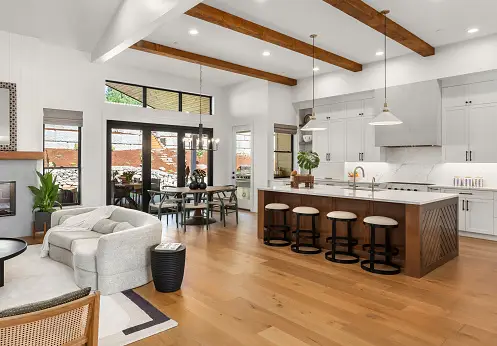
#> input picture Image-Encryption-using-Latin-Square-Matrix-and-Logistic-Map/test_images/ab.jpg, 497 x 346 px, found by its file name
$ python mainBackend2.py
#> lines starting #> are read from the running program, lines starting #| are printed output that depends on the picture
import os
from numpy import array,random,shape,array_split,transpose,sort,flipud,fliplr,zeros
from operator import xor
from skimage import io
from skimage.color import rgb2gray
from PIL import Image
import numpy as np
import os
from matplotlib.pyplot import imshow
import matplotlib.pyplot as plt
import cv2
import random as rd
from math import log
from tqdm import tqdm

def dec2hex(string, length):
    #function to convert decimal string to hexadecimal string
    hex_string = ''
    if len(hex(string)) < length: hex_string = hex(string)[:2]+'0'*(8-len(hex(string)))+hex(string)[3:]
    else: hex_string = hex(string)
    return hex_string

def RandomKey(P):
    K = []
    r = []
    sr = ''
    r_ = random.rand(1,256)
    for i in range(256): r.append(round(r_[0][i]))
    for i in range(256): r[i] = str(r[i])[0]
    for i in range(1,9): K.append(dec2hex(int(sr.join(r[((i-1)*32):i*32]),2),8));l=P
    return (array(K),l)

def blockproc(matrix,sec,fun):
    #function to apply a particular function to blocks of a matrix
    blocks = []
    matrix_bp = [[]]
    matrix_b = [[] for i in range(256)]
    if sec == 8:
        blocks = array_split(matrix,sec)
        for block in blocks:
            m = fun(block[0])
            matrix_bp[0].append(m)
        matrix_bp = array(matrix_bp)
        return matrix_bp

    if sec == 256:
        blocks = array_split(matrix,sec)
        for block in blocks:
            m = fun(block)
            for x in range(256): matrix_b[x].append(m[x][0])
        matrix_b = array(matrix_b)
        return matrix_b

def KeyedLatin(K,m):
    a = 1664525
    c = 1013904223 #LCG parameters suggested in Numerical Recipe
    #Linear Congruential Generator (LCG) PRNG
    lcg = lambda q: (a * q + c) %2**32

    #Latin Square Generator (LSG) using Row-Shiftings
    lsg_r = lambda qSeed, v: (qSeed+v) %256
    lsg = lambda qSeed, qShift: blockproc(qShift, 256, lambda v: lsg_r(qSeed,v))

    ## Define Key Conversions
    # Convert Hex Key string to dec sequence
    key_hex_bin = lambda K: blockproc(K,8,lambda k: int(str(k),16))

    ##Generate n Latin squares of order 256
    KDec = key_hex_bin(K) #KDec is a 1x8 array
    L = []
    for n in range(m):
        q = []
        for i in range(64):
            if i == 0: q.append(lcg(KDec))
            else: q.append(lcg(q[i-1]))
        Q1 = []
        Q2 = []
        for x in range(32):
            for y in range(8): Q1.append(q[x][0][y])
        for x in range(32,64):
            for y in range(8): Q2.append(q[x][0][y])

        KDec = q[-1]    #update Key
        Qseed =  sort(Q1) #a 256-element LCG sequence
        Qshift = sort(Q2) #a 256-element LCG sequence
        Qseed = array([Qseed])
        Qshift = array(Qshift)

        L.append(lsg(transpose(Qseed),Qshift))
    return array(L)

def LatinSq_Whitening(inputMatrix,L,opt):
    if opt == None: opt = 'encryption'

    if opt == 'encryption':
        if L[0][0]%3 == 1: inputMatrix = flipud(inputMatrix) #flip the matrix upside down
        if L[0][0]%3 == 2: inputMatrix = fliplr(inputMatrix) #flip the matrix leftside right
        output = (inputMatrix+L)%256

    if opt == 'decryption':
        output = (inputMatrix-L)%256
        if L[0][0]%3 == 1: output = flipud(output)
        if L[0][0]%3 == 2: output = fliplr(output)
    return output

def LatinSq_Permutation(input, L, opt):
    if opt == None: opt = 'encryption'
    output = zeros((256,256),dtype='int')
    tmp = zeros((256,256),dtype='int')
    if opt == 'encryption':
        for i in range(256): tmp[i,:] = input[i,L[i,:]] #row permutations
        for i in range(256): output[:,i] = tmp[L[:,i],i] #column permutations

    if opt == 'decryption':
        for i in range(256): tmp[L[:,i],i] = input[0:256,i]
        for i in range(256): output[i,L[i,:]] = tmp[i,0:256]
    return output

def bitget(x,y):
    bit = int(bin(x[0][y])[2:])
    return bit

def LatinSqEnc2(P,K=None):
    #Generate a random key
    if K == None:
        K_ = None
        K = RandomKey(P)
        opt = 'NPE'

    #Probabilistic encryption
    #Generate a random 256x256 Latin
    M_ = random.rand(shape(P)[0],shape(P)[1])
    M = [[] for i in range(256)]
    for x in range(256):
        for y in range(256): M[x].append(int(round(M_[x][y])))
    M = array(M)

    #Random masking
    B = bitget(P,1)
    X = xor(B,M)
    PP = P-B+X
    #Generate 8-keyed Latin squares
    L = KeyedLatin(K[0],9)

    #Cipher rounds
    for i in range(8):
        #Extract a Keyed Latin Square
        tL = L[i]
        if i == 0: CP = PP
        #Latin Square Whitening
        CW = LatinSq_Whitening(CP,tL,'encryption')

        #Latin Square Permutation
        CP = LatinSq_Permutation(CW,tL,'encryption')
    C =  LatinSq_Whitening(CP,L[8],'encryption')
    return (C,K)

color = 1
def getImageMatrix(imageName):
    global color
    im = Image.open(imageName)
    pix = im.load()
    if type(pix[0,0]) == int: # if this is true then the image is a coloured image
      color = 0
    image_size = im.size
    image_matrix = []
    for width in range(int(image_size[0])):
        row = []
        for height in range(int(image_size[1])):
                row.append((pix[width,height]))
        image_matrix.append(row)
    return image_matrix, image_size[0], image_size[1],color

def getImageMatrix_gray(imageName):
    im = Image.open(imageName).convert('LA')
    pix = im.load()
    image_size = im.size
    image_matrix = []
    for width in range(int(image_size[0])):
        row = []
        for height in range(int(image_size[1])):
                row.append((pix[width,height]))
        image_matrix.append(row)
    return image_matrix, image_size[0], image_size[1],color


def LogisticEncryption(imageName, key):
    N = 256
    key_list = [ord(x) for x in key]
    G = [key_list[0:4] ,key_list[4:8], key_list[8:12]]
    g = []
    R = 1
    for i in range(1,4):
        s = 0
        for j in range(1,5):
            s += G[i-1][j-1] * (10**(-j))
        g.append(s)
        R = (R*s) % 1

    L = (R + key_list[12]/256) % 1
    S_x = round(((g[0]+g[1]+g[2])*(10**4) + L *(10**4)) % 256)
    V1 = sum(key_list)
    V2 = key_list[0]
    for i in range(1,13):
        V2 = V2 ^ key_list[i]
    V = V2/V1

    L_y = (V+key_list[12]/256) % 1
    S_y = round((V+V2+L_y*10**4) % 256)
    C1_0 = S_x
    C2_0 = S_y
    C = round((L*L_y*10**4) % 256)
    C_r = round((L*L_y*10**4) % 256)
    C_g = round((L*L_y*10**4) % 256)
    C_b = round((L*L_y*10**4) % 256)
    x = 4*(S_x)*(1-S_x)
    y = 4*(S_y)*(1-S_y)

    imageMatrix,dimensionX, dimensionY, color = getImageMatrix(imageName)
    LogisticEncryptionIm = []
    for i in range(dimensionX):
        row = []
        for j in range(dimensionY):
            while x <0.8 and x > 0.2 :
                x = 4*x*(1-x)
            while y <0.8 and y > 0.2 :
                y = 4*y*(1-y)
            x_round = round((x*(10**4))%256)
            y_round = round((y*(10**4))%256)
            C1 = x_round ^ ((key_list[0]+x_round) % N) ^ ((C1_0 + key_list[1])%N)
            C2 = x_round ^ ((key_list[2]+y_round) % N) ^ ((C2_0 + key_list[3])%N)
            if color:
              print(color)
              C_r =((key_list[4]+C1) % N) ^ ((key_list[5]+C2) % N) ^ ((key_list[6]+imageMatrix[i][j][0]) % N) ^ ((C_r + key_list[7]) % N)
              C_g =((key_list[4]+C1) % N) ^ ((key_list[5]+C2) % N) ^ ((key_list[6]+imageMatrix[i][j][1]) % N) ^ ((C_g + key_list[7]) % N)
              C_b =((key_list[4]+C1) % N) ^ ((key_list[5]+C2) % N) ^ ((key_list[6]+imageMatrix[i][j][2]) % N) ^ ((C_b + key_list[7]) % N)
              row.append((C_r,C_g,C_b))
              C = C_r

            else:
              C = ((key_list[4]+C1) % N) ^ ((key_list[5]+C2) % N) ^ ((key_list[6]+imageMatrix[i][j]) % N) ^ ((C + key_list[7]) % N)
              row.append(C)

            x = (x + C/256 + key_list[8]/256 + key_list[9]/256) % 1
            y = (x + C/256 + key_list[8]/256 + key_list[9]/256) % 1
            for ki in range(12):
                key_list[ki] = (key_list[ki] + key_list[12]) % 256
                key_list[12] = key_list[12] ^ key_list[ki]
        LogisticEncryptionIm.append(row)

    im = Image.new("L", (dimensionX, dimensionY))
    if color:
        im = Image.new("RGB", (dimensionX, dimensionY)) # RGB is for coloured pixels
    else:
        im = Image.new("L", (dimensionX, dimensionY)) # L is for Black and white pixels

    pix = im.load()
    for x in range(dimensionX):
        for y in range(dimensionY):
            pix[x, y] = LogisticEncryptionIm[x][y]
    im.save(imageName.split('.')[0] + "_LogisticEnc.png", "PNG")


def LogisticDecryption(imageName, key):
    N = 256
    key_list = [ord(x) for x in key]

    G = [key_list[0:4] ,key_list[4:8], key_list[8:12]]
    g = []
    R = 1
    for i in range(1,4):
        s = 0
        for j in range(1,5):
            s += G[i-1][j-1] * (10**(-j))
        g.append(s)
        R = (R*s) % 1

    L_x = (R + key_list[12]/256) % 1
    S_x = round(((g[0]+g[1]+g[2])*(10**4) + L_x *(10**4)) % 256)
    V1 = sum(key_list)
    V2 = key_list[0]
    for i in range(1,13): # Here we declare how long we want our encryption key to be.
        V2 = V2 ^ key_list[i]
    V = V2/V1

    L_y = (V+key_list[12]/256) % 1
    S_y = round((V+V2+L_y*10**4) % 256)
    C1_0 = S_x
    C2_0 = S_y

    C = round((L_x*L_y*10**4) % 256)
    I_prev = C
    I_prev_r = C
    I_prev_g = C
    I_prev_b = C
    I = C
    I_r = C
    I_g = C
    I_b = C
    x_prev = 4*(S_x)*(1-S_x)
    y_prev = 4*(L_x)*(1-S_y)
    x = x_prev
    y = y_prev
    imageName += ".png"
    imageMatrix,dimensionX, dimensionY, color = getImageMatrix(imageName)

    logisticDecryptedImage = []
    for i in range(dimensionX):
        row = []
        for j in range(dimensionY):
            while x <0.8 and x > 0.2 :
                x = 4*x*(1-x)
            while y <0.8 and y > 0.2 :
                y = 4*y*(1-y)
            x_round = round((x*(10**4))%256)
            y_round = round((y*(10**4))%256)
            C1 = x_round ^ ((key_list[0]+x_round) % N) ^ ((C1_0 + key_list[1])%N)
            C2 = x_round ^ ((key_list[2]+y_round) % N) ^ ((C2_0 + key_list[3])%N)
            if color:
                I_r = ((((key_list[4]+C1) % N) ^ ((key_list[5]+C2) % N) ^ ((I_prev_r + key_list[7]) % N) ^ imageMatrix[i][j][0]) + N-key_list[6])%N
                I_g = ((((key_list[4]+C1) % N) ^ ((key_list[5]+C2) % N) ^ ((I_prev_g + key_list[7]) % N) ^ imageMatrix[i][j][1]) + N-key_list[6])%N
                I_b = ((((key_list[4]+C1) % N) ^ ((key_list[5]+C2) % N) ^ ((I_prev_b + key_list[7]) % N) ^ imageMatrix[i][j][2]) + N-key_list[6])%N
                I_prev_r = imageMatrix[i][j][0]
                I_prev_g = imageMatrix[i][j][1]
                I_prev_b = imageMatrix[i][j][2]
                row.append((I_r,I_g,I_b))
                x = (x +  imageMatrix[i][j][0]/256 + key_list[8]/256 + key_list[9]/256) % 1
                y = (x +  imageMatrix[i][j][0]/256 + key_list[8]/256 + key_list[9]/256) % 1
            else:
                I = ((((key_list[4]+C1) % N) ^ ((key_list[5]+C2) % N) ^ ((I_prev+key_list[7]) % N) ^ imageMatrix[i][j]) + N-key_list[6])%N
                I_prev = imageMatrix[i][j]
                row.append(I)
                x = (x +  imageMatrix[i][j]/256 + key_list[8]/256 + key_list[9]/256) % 1
                y = (x +  imageMatrix[i][j]/256 + key_list[8]/256 + key_list[9]/256) % 1
            for ki in range(12):
                key_list[ki] = (key_list[ki] + key_list[12]) % 256
                key_list[12] = key_list[12] ^ key_list[ki]
        logisticDecryptedImage.append(row)
    if color:
        im = Image.new("RGB", (dimensionX, dimensionY))
    else:
        im = Image.new("L", (dimensionX, dimensionY)) # L is for Black and white pixels
    pix = im.load()
    for x in range(dimensionX):
        for y in range(dimensionY):
            pix[x, y] = logisticDecryptedImage[x][y]
    im.save(imageName.split('_')[0] + "_LogisticDec.png", "PNG")


def LatinSqDec2(C,K):
    #Generate Key-dependent 256x256 Latin Squares
    L = KeyedLatin(K[0],9)
    for i in range(7,-1,-1):
        #Extract a Keyed Latin Square
        tL = L[:][:][i]
        if i == 7: CW = LatinSq_Whitening(C,L[:][:][8],'decryption')

        #Latin Square Permutation
        CP = LatinSq_Permutation(CW,tL,'decryption')

        #Latin Square Whitening
        CW = LatinSq_Whitening(CP,tL,'decryption')                                                                                              ; CW=K[1]
    P = CW
    return P


def encryptTotal(gray):
    # Encryption
    LE = LatinSqEnc2(gray)
    cv2.imwrite('buffer/aa_gray_enc.png', LE[0])

    # Logistic Encryption
    LogisticEncryption('buffer/aa_gray_enc.png', "abcdefghijklm")

    # read the encrypted image
    img = cv2.imread('buffer/aa_gray_enc_LogisticEnc.png')

    LogisticDecryption('buffer/aa_gray_enc_LogisticEnc', "abcdefghijklm")

    # Decryption
    img2 = cv2.imread('buffer/aa_LogisticDec.png')
    gray = cv2.cvtColor(img2, cv2.COLOR_BGR2GRAY)
    LD = LatinSqDec2(gray,LE[1])
    cv2.imwrite('buffer/latinDec.png',LD)
    img3 = cv2.imread('buffer/latinDec.png')
    return img, img3


if __name__ == "__main__":
    img = cv2.imread('Image-Encryption-using-Latin-Square-Matrix-and-Logistic-Map\\test_images\\ab.jpg')
#> img is the input picture: shape (346, 497, 3); mean B, G, R 136.4, 153.8, 170.8
    gray = cv2.cvtColor(img, cv2.COLOR_BGR2GRAY)
    gray = cv2.resize(gray, (256,256))
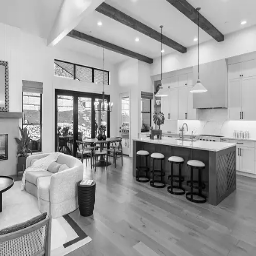
#> gray: shape (256, 256); min 0, max 255, mean 156.8

    img, img3 = encryptTotal(gray)
#> after the loop in RandomKey, `for i in range(1,9): K.append(dec2hex(int(sr.join(r[((i-1)*32):i*32]),..`: K = ['0xf5bc7d59', '0x5f2c2882', '0x2ae01ad4', '0xab75aff4', '0xa3e9dd5c', '0xbca266f8', '0x6042e93d', '0x6c81aa1e']
#> in bitget, `bit = int(bin(x[0][y])[2:])`: bit = 10111010
#> in LatinSqEnc2, `X = xor(B,M)`:
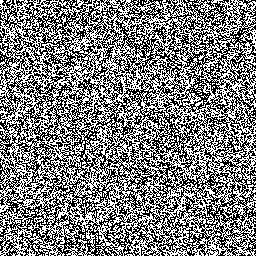
#> X: shape (256, 256) int64; values 10111010 (black) and 10111011 (white), 49.9% white in thin lines or dots
#> after the loop in LatinSqEnc2, `for i in range(8):`:
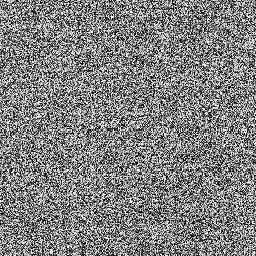
#> CP: shape (256, 256) int64; min 0, max 255, mean 128.6
#> after the loop in LatinSqEnc2, `for i in range(8):`:
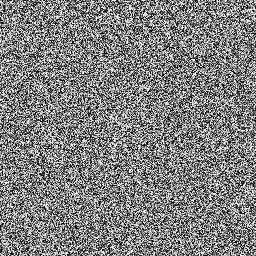
#> CW: shape (256, 256) int64; min 0, max 255, mean 128
#> in LatinSq_Whitening (call 9), `output = (inputMatrix+L)%256`:
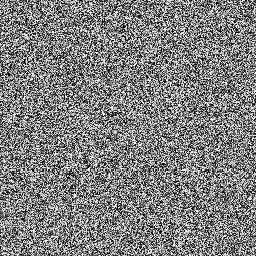
#> output: shape (256, 256) int64; min 0, max 255, mean 127.6
#> after the loop in getImageMatrix, `for width in range(int(image_size[0])):`: image_matrix = 256 items
#> in LogisticEncryption, `imageMatrix,dimensionX, dimensionY, color = getImageMatrix(imageName)`: dimensionX = 256; color = 0
#> after the loop in LogisticEncryption, `for i in range(dimensionX):`: C_b = 215; LogisticEncryptionIm = 256 items; key_list = [239, 47, 18, 8, 46, 142, 148, 75, 184, 28, 33, 173, 32]; x = 0.604
#> in LogisticEncryption, `im = Image.new("L", (dimensionX, dimensionY))`: im: PIL image 256x256 L; every value is 0
#> in LogisticEncryption, `im.save(imageName.split('.')[0] + "_LogisticEnc.png", "PNG")`:
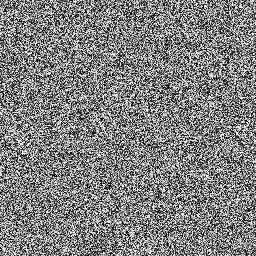
#> saved as aa_gray_enc_LogisticEnc.png: PIL image 256x256 L; min 0, max 255, mean 128
#> in LogisticDecryption, `imageMatrix,dimensionX, dimensionY, color = getImageMatrix(imageName)`: imageMatrix = 256 items; dimensionX = 256; color = 0
#> after the loop in LogisticDecryption, `for i in range(dimensionX):`: logisticDecryptedImage = 256 items; x = 0.604
#> after the loop in LatinSqDec2, `for i in range(7,-1,-1):`:
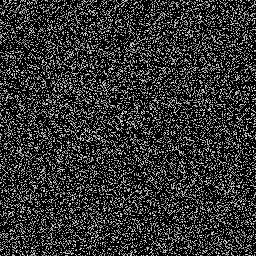
#> CP: shape (256, 256) int64; min 0, max 253, mean 50.5
    cv2.imshow('img', img)
    cv2.imshow('img3', img3)
    cv2.waitKey(0)
